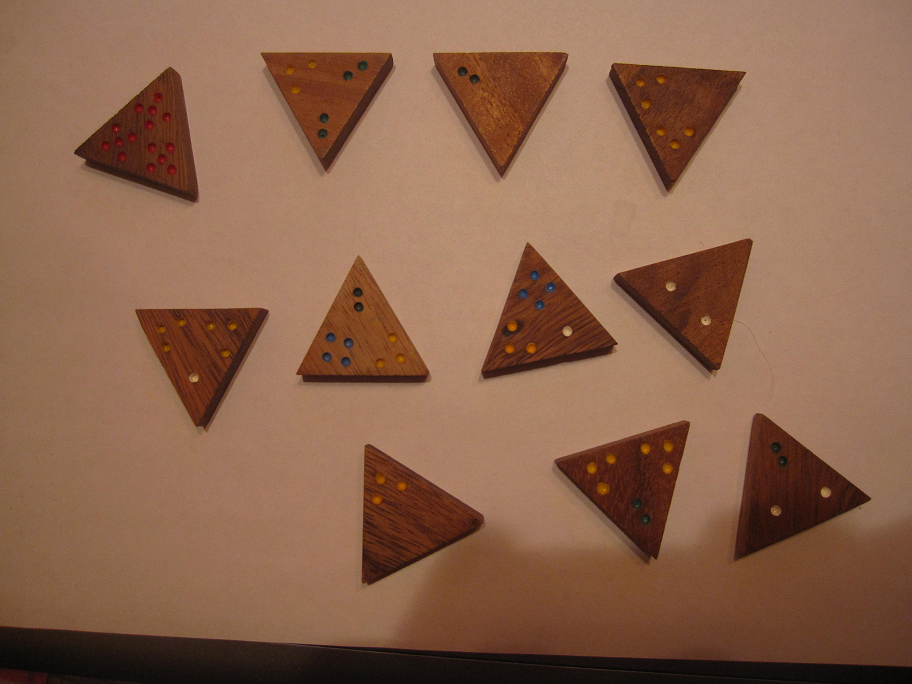
#> input picture 2021_spring/impro/Trimino recognition/data/Pict_1_1.bmp, 912 x 684 px
$ python trimino.py data/Pict_1_1.bmp
#> lines starting #> are read from the running program, lines starting #| are printed output that depends on the picture; after the words box and inside, x2 and y2 are one past the last pixel; in counts of white or black regions, pixels touching at a corner belong together
import argparse
import numpy as np
import matplotlib.pyplot as plt
from PIL import Image
from itertools import combinations
from scipy.ndimage import binary_fill_holes
from skimage import img_as_ubyte
from skimage.color import rgb2gray, rgb2hsv
from skimage.draw import polygon, circle_perimeter
from skimage.feature import canny
from skimage.filters import median
from skimage.morphology import binary_closing, binary_opening
from skimage.morphology import binary_dilation, binary_erosion
from skimage.morphology import disk, square
from skimage.morphology import remove_small_holes
from skimage.measure import label, regionprops
from skimage.segmentation import clear_border

plt.rc('axes', axisbelow=True, grid=True)
plt.rc('grid', c='w', ls=':')
plt.rc('font', family='serif', size=11)
plt.rc('image', cmap='gray')
plt.rc('axes.spines', bottom=False, left=False, top=False, right=False)
plt.rcParams['xtick.bottom'] = plt.rcParams['xtick.labelbottom'] = False
plt.rcParams['xtick.top'] = plt.rcParams['xtick.labeltop'] = True


def to1channel(img, mode='r'):
    '''
    Args:
        img, array: (N, M, 3) 8-bit RGB image
        mode, str: how to perform conversion:
          'r' - red channel only
          'g' - grayscale
          's' - saturation
          'v' - value
    Returns:
        img_output: (N, M) 8-bit image
    '''
    if mode == 'r':
        return img[:, :, 0]
    elif mode == 'g':
        return img_as_ubyte(rgb2gray(img))
    elif mode == 's':
        return img_as_ubyte(rgb2hsv(img)[:, :, 1])
    elif mode == 'v':
        return img_as_ubyte(rgb2hsv(img)[:, :, 2])


def points2dists(triangle_vertices, sqrt=False):
    trs = triangle_vertices.copy()
    trs[:, :2] -= trs[:, 2][:, None]
    trs[:, 2] = trs[:, 0] - trs[:, 1]
    sqr_dists = (trs ** 2).sum(axis=-1)
    if sqrt:
        return np.sqrt(sqr_dists)
    else:
        return sqr_dists


def farthest3(points):
    inds = np.array(list(combinations(range(len(points)), 3)))
    dists = points2dists(points[inds]).sum(axis=1)
    far_inds = inds[dists.argmax()]
    return points[far_inds]


def poly2inds(vertices):
    inds = polygon(vertices[:, 0], vertices[:, 1])
    return inds


def reverse_erosion_triangle(corners, center, erosion_radius):
    dirs = (corners - center) / np.sqrt(((corners - center) ** 2).sum(axis=1, keepdims=True))
    return np.round(corners + dirs * erosion_radius * 2).astype(int)


def iou_sets(set1, set2):
    return len(set1 & set2) / len(set1 | set2)


def mask_objects(img, sigma=1, closing_radius=3,
                 erosion_radius=20, remove_border=True):
    img = to1channel(img)
    img = canny(img, sigma=sigma)
    img = binary_closing(img, disk(closing_radius))
    img = binary_fill_holes(img, disk(1))
    if remove_border:
        img = clear_border(img)
    img = binary_erosion(img, disk(erosion_radius))
    return img


def build_triangles(bin_mask, iou_theshold=0.8, erosion_radius=20):
    labels = label(bin_mask)
    centers, vertices = [], []
    for prop in regionprops(labels):
        if prop.area < 50:
            continue
        center = prop.centroid
        cs = prop.coords
        bbox = prop.bbox
        border_mask = (
            (cs[:, 0] == bbox[0]) | (cs[:, 0] == bbox[2] - 1) |
            (cs[:, 1] == bbox[1]) | (cs[:, 1] == bbox[3] - 1)
        )
        corners = farthest3(cs[border_mask])
        iou = iou_sets(set((row, col) for row, col in cs), # obj
                       set(zip(*poly2inds(corners))))  # circumscribed triangle
        if (iou > iou_theshold):
            centers.append(center)
            big_corners = reverse_erosion_triangle(corners, center, erosion_radius)
            vertices.append(big_corners)
    return np.array(centers), np.array(vertices)


def triangles2mask(shape, vertices, erosion_radius=0):
    mask = np.zeros(shape, dtype=bool)
    for triangle in vertices:
        inds = poly2inds(triangle)
        mask[inds] = 1
    if erosion_radius > 0:
        mask = binary_erosion(mask, disk(erosion_radius))
    return mask


def find_dots(img, vertices, median_kernel=5, sigma=1, low=10, high=40, closing_size=1):
    img = median(img, square(median_kernel))
    mask = triangles2mask(img.shape, vertices, 2)
    img = canny(img, sigma=sigma, low_threshold=low, high_threshold=high, mask=mask)
    img = binary_closing(img, disk(closing_size))
    dots = np.logical_xor(remove_small_holes(img, area_threshold=200), img)
    centers = np.array([prop.centroid for prop in regionprops(label(dots))])
    return centers


def count_dots(vertices, centers, dots):
    counts = []
    dot_set = set((row, col) for row, col in np.round(dots).astype(int))
    for triangle in vertices:
        cur_dots = set(zip(*poly2inds(triangle))) & dot_set
        cur_dots = np.array(list(cur_dots))
        cur_cnt = ((triangle - cur_dots[:, None]) ** 2).sum(axis=-1).argmin(axis=1)
        counts.append([(cur_cnt == i).sum() for i in range(3)])
    return np.array(counts)


def plot(main_image, bin_mask, centers, vertices, gr_image):
    plt.figure('TRIMINO', figsize=(8, 6))

    plt.subplot(221)
    plt.axis('off')
    plt.imshow(main_image)

    plt.subplot(222)
    # plt.axis('off')
    plt.imshow(bin_mask)

    plt.subplot(223)
    # plt.axis('off')
    plt.imshow(main_image)
    plt.scatter(centers[:, 1], centers[:, 0], marker='*', c='lime')
    for triangle in vertices:
        triangle_plot = plt.Polygon(triangle[:, [1, 0]], fill=False,
                                    color='lime', lw=1)
        plt.gca().add_patch(triangle_plot)

    plt.subplot(224)
    plt.axis('off')

    plt.imshow(np.zeros_like(gr_image))
    for triangle in vertices:
        triangle_plot = plt.Polygon(triangle[:, [1, 0]], fill=False,
                                    color='cyan', lw=1)
        plt.gca().add_patch(triangle_plot)
    plt.scatter(dots[:, 1], dots[:, 0], marker='o', color='w', s=1)
    plt.tight_layout()
    plt.savefig('output_figure.png', dpi=150)
    plt.show()


if __name__ == '__main__':
    parser = argparse.ArgumentParser(
        description='Segmentation and classification of trimino pieces.')
    parser.add_argument('input_path',
        help='path to the input image (RGB), .bmp and .png are supported')
    args = parser.parse_args()

    main_image = np.array(Image.open(args.input_path))
#> main_image is the input picture: shape (684, 912, 3); mean R, G, B 139.5, 99.9, 76.7
    print('Finding triminoes...')
    bin_mask = mask_objects(main_image)
#> in to1channel, `return img[:, :, 0]`:
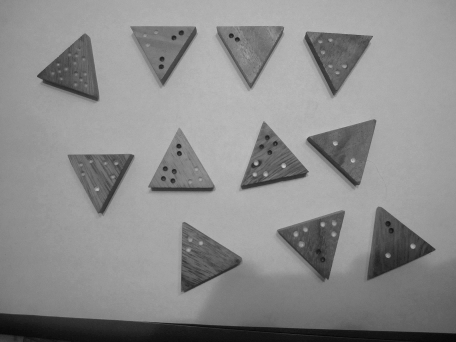
#> returned value: shape (684, 912) (shown at 1/2 size); min 3, max 208, mean 139.5
#> in mask_objects, `img = canny(img, sigma=sigma)`:
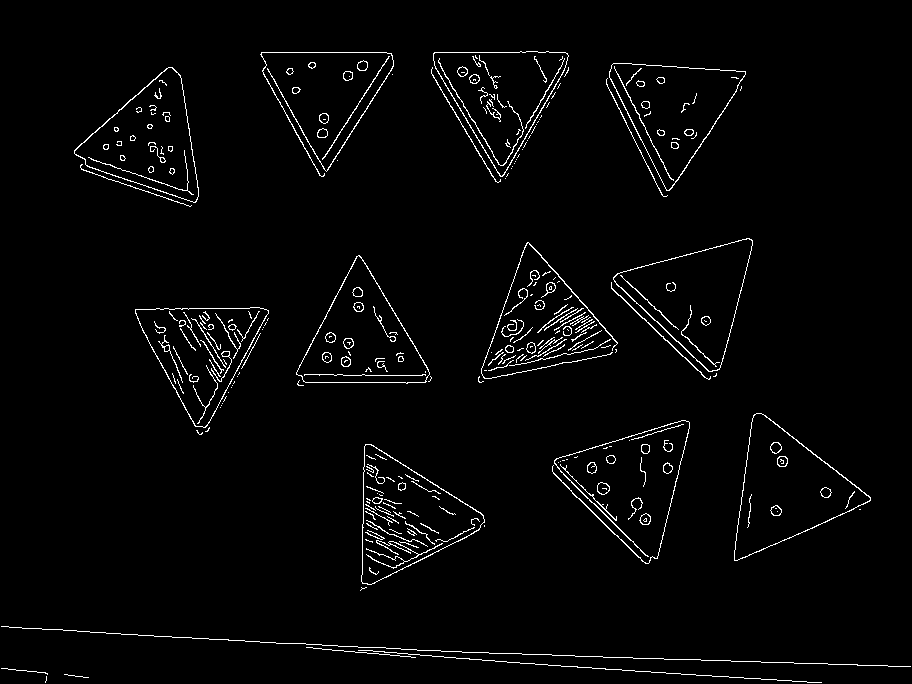
#> img: shape (684, 912) bool; 2.4% white in thin lines or dots
    centers, vertices = build_triangles(bin_mask)
#> in build_triangles, `labels = label(bin_mask)`:
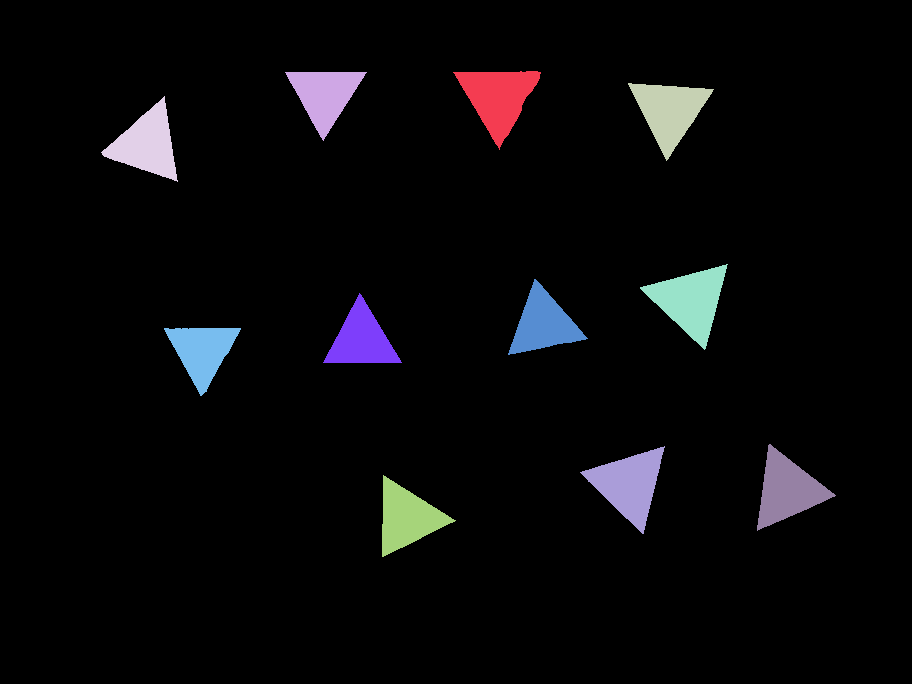
#> labels: shape (684, 912) int32; 12 distinct labels, from 0 to 11; one colour per label, 0 black
#> the loop in build_triangles, `for prop in regionprops(labels):` made 11 passes
#> after the loop in build_triangles, `for prop in regionprops(labels):`: centers = [(97.37, 497.9), (94.59, 324.5), (110.7, 669.1), (143.7, 146.5), (300.3, 690.2), (323.4, 543.1), (339, 361.2), (350.8, 201.9), (489.6, 786.9), (483.9, 628.7), (517.3, 406.6)]; vertices = 11 items
#> centers = [[97.37, 497.9], [94.59, 324.5], [110.7, 669.1], [143.7, 146.5], [300.3, 690.2], [323.4, 543.1], [339, 361.2], [350.8, 201.9], [489.6, 786.9], [483.9, 628.7], [517.3, 406.6]]
    gr_image = to1channel(main_image, 's')
#> call 2 of to1channel, with mode = 's'
#> in to1channel (call 2), `return img_as_ubyte(rgb2hsv(img)[:, :, 1])`:
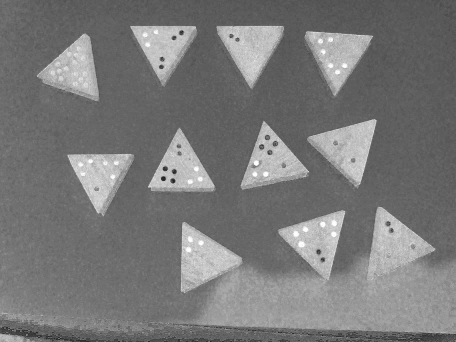
#> returned value: shape (684, 912) (shown at 1/2 size); min 0, max 255, mean 120.4
    print('Counting dots...')
    dots = find_dots(gr_image, vertices)
#> the loop in triangles2mask, `for triangle in vertices:` made 11 passes
#> (triangle, inds) on passes 1 to 4: ([[52, 418], [51, 574], [189, 500]], 10730 positions, rows 51 to 189, columns 418 to 574), ([[52, 250], [53, 401], [180, 322]], 9634 positions, rows 52 to 180, columns 250 to 401), ([[61, 595], [71, 749], [200, 664]], 10361 positions, rows 61 to 200, columns 595 to 749), ([[58, 178], [159, 62], [212, 202]], 10147 positions, rows 58 to 212, columns 62 to 202)
#> after the loop in triangles2mask, `for triangle in vertices:`:
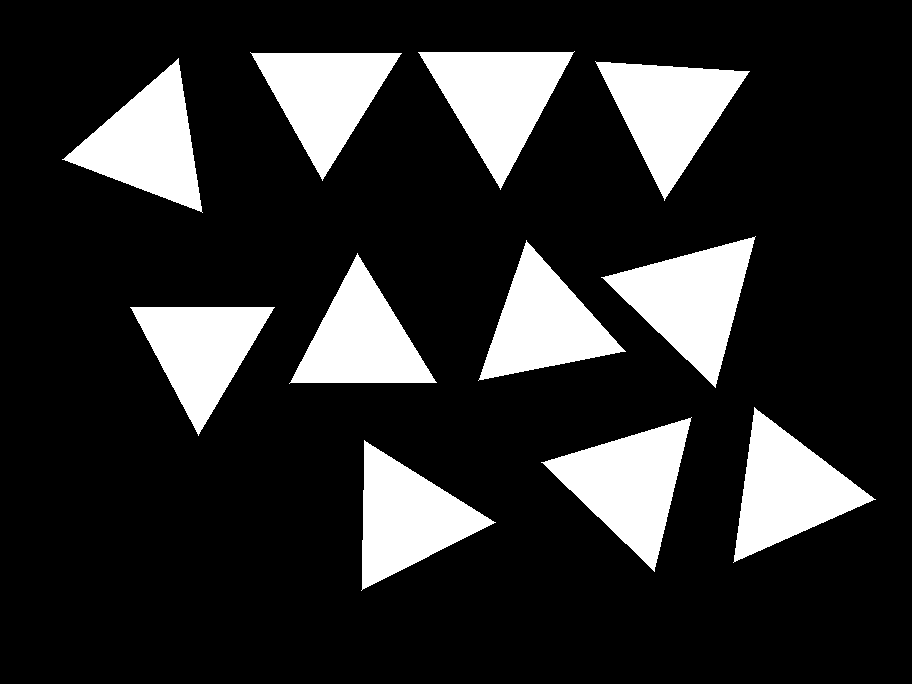
#> mask: shape (684, 912) bool; 17.8% white; 11 white regions, largest, box (x1, y1, x2, y2) and area: (601, 236, 756, 388) 10810, (418, 51, 575, 190) 10730, (541, 417, 692, 572) 10727
#> in find_dots, `dots = np.logical_xor(remove_small_holes(img, area_threshold=200), img)`:
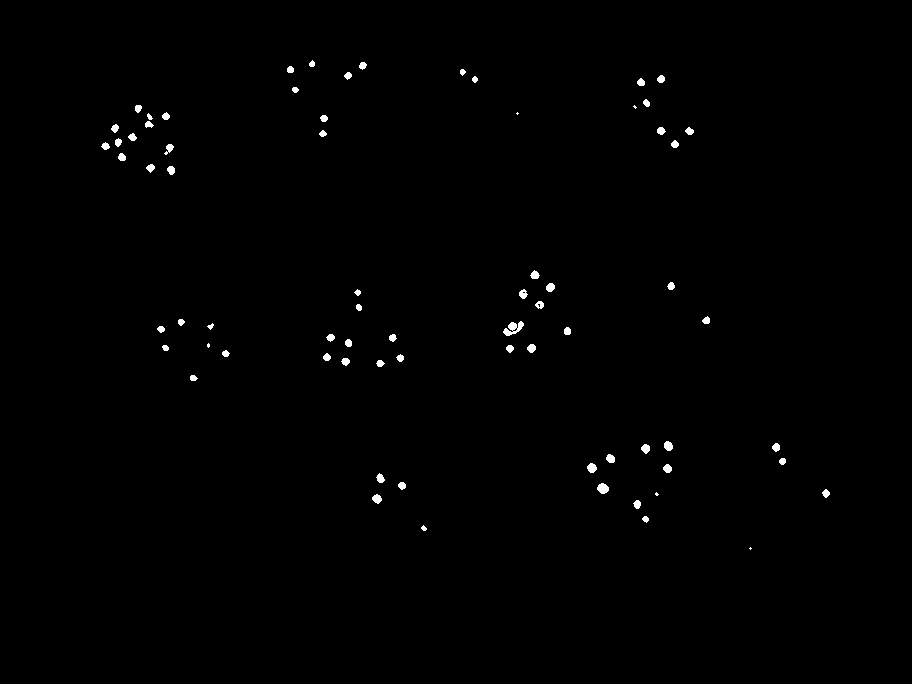
#> dots: shape (684, 912) bool; 0.53% white; 72 white regions (5 under 20 px), largest, box (x1, y1, x2, y2) and area: (503, 321, 524, 336) 165, (597, 483, 609, 494) 96, (587, 463, 597, 473) 73
#> in find_dots, `centers = np.array([prop.centroid for prop in regionprops(label(dots))])`: centers = 72 pairs, first value 63.52 to 548, second value 105.2 to 825.6
#> dots has the same summary as centers in find_dots
    counts = count_dots(vertices, centers, dots)
#> in count_dots, `dot_set = set((row, col) for row, col in np.round(dots).astype(int))`: dot_set = 72 items
#> the loop in count_dots, `for triangle in vertices:` made 11 passes
#> (triangle, inds in poly2inds, cur_cnt) on passes 2 to 4: ([[52, 250], [53, 401], [180, 322]], 9634 positions, rows 52 to 180, columns 250 to 401, [1, 0, 2, 0, 0, 2, 1]), ([[61, 595], [71, 749], [200, 664]], 10361 positions, rows 61 to 200, columns 595 to 749, [0, 2, 2, 0, 2, 0, 0]), ([[58, 178], [159, 62], [212, 202]], 10147 positions, rows 58 to 212, columns 62 to 202, [0, 2, 1, 0, 1, 0, 1, 1, 1, 0, 2, 2])
#> after the loop in count_dots, `for triangle in vertices:`: counts = [[2, 0, 1], [3, 2, 2], [4, 0, 3], [4, 5, 3], [0, 1, 1], [4, 1, 3], [2, 4, 3], [3, 3, 1], [2, 1, 1], [3, 3, 3], [3, 1, 0]]
    output_list = [f'{len(centers)}\n']
    for c, cnt in zip(np.round(centers).astype(int), counts):
        output_list.append(f'{c[1]}, {c[0]}; {cnt[0]}, {cnt[1]}, {cnt[2]}\n')
#> this loop made 11 passes
#> (c, cnt) on passes 1 to 8: ([97, 498], [2, 0, 1]), ([95, 324], [3, 2, 2]), ([111, 669], [4, 0, 3]), ([144, 146], [4, 5, 3]), ([300, 690], [0, 1, 1]), ([323, 543], [4, 1, 3]), ([339, 361], [2, 4, 3]), ([351, 202], [3, 3, 1])
#> after the loop, output_list = 12 items
    with open('output.txt', 'w') as fout:
        fout.writelines(output_list)
    print('Result is written to output.txt!')
    print('Drawing...')
    plot(main_image, bin_mask, centers, vertices, gr_image)
#> the loop in plot, `for triangle in vertices:` made 11 passes
#> triangle on passes 1 to 8: [[52, 418], [51, 574], [189, 500]], [[52, 250], [53, 401], [180, 322]], [[61, 595], [71, 749], [200, 664]], [[58, 178], [159, 62], [212, 202]], [[236, 755], [277, 601], [387, 715]], [[240, 526], [351, 625], [380, 478]], [[253, 357], [383, 289], [382, 436]], [[307, 130], [307, 274], [435, 198]]
#> in plot, `plt.savefig('output_figure.png', dpi=150)`:
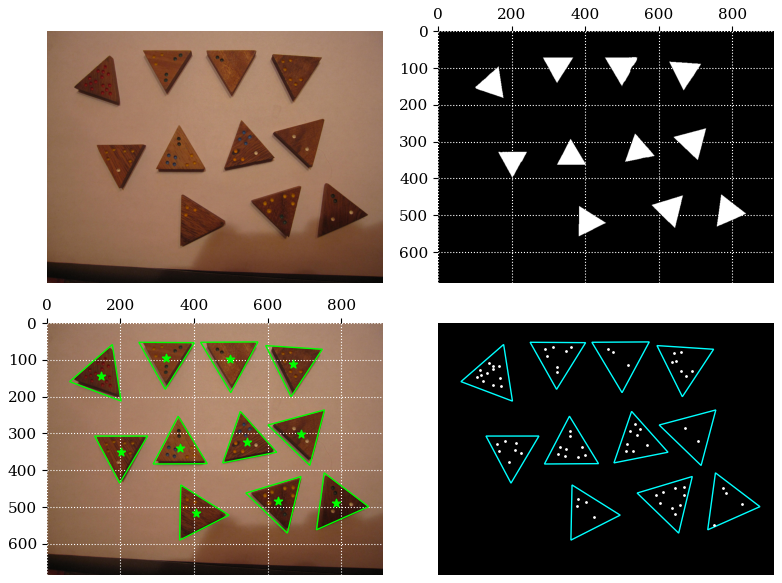
#> figure drawn by matplotlib, 4 panels
